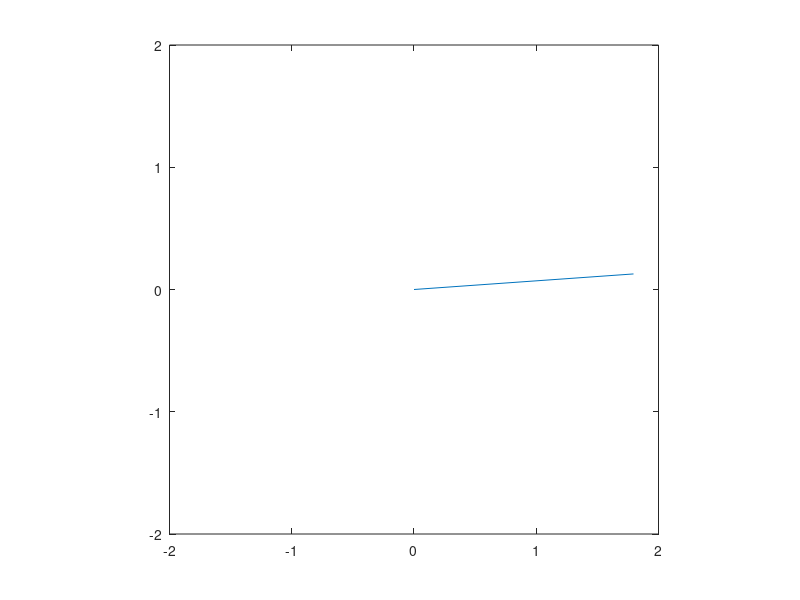
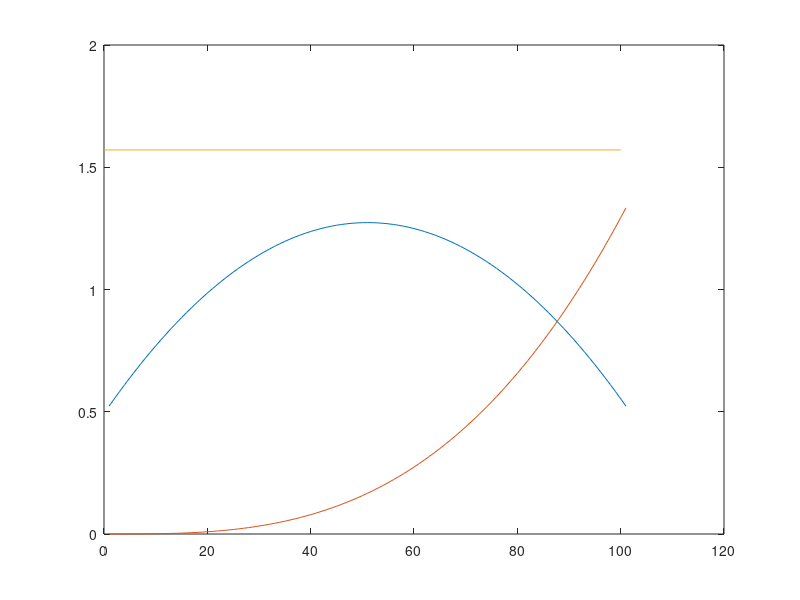
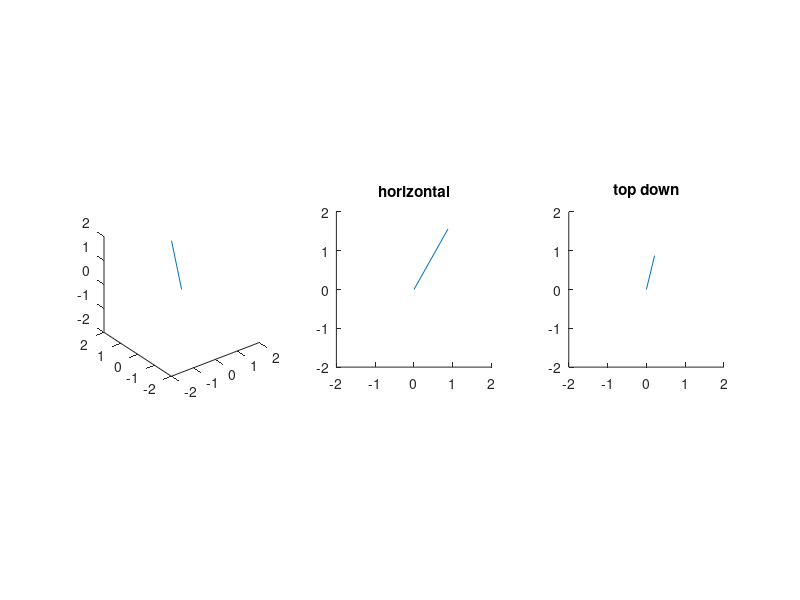

MATLAB code for these plots, in order:
%% 2D
fun_theta_dd = -1;
fun_theta_d = @(t) 5 - t;
fun_theta = @(t) 1 + 1.*t - 0.5.*(t.^2);

t = 0:0.01:1;
l = 1.8;
theta = fun_theta(t');

base = zeros(length(t),2);
head = [ones(length(t),1).*l.*sin(theta),ones(length(t),1).*l.*cos(theta)];

figure;
for i=1:length(t)
    plot([base(i,1),head(i,1)],[base(i,2),head(i,2)],'-')
    
    axis equal
    axis([-2,2,-2,2])
    pause(0.01);
end

%% 3D
fun_theta_dd = -1;
fun_theta_d = @(t) 3 - 6.*t;
fun_theta = @(t) pi./6 + 3.*t - 3*(t.^2);

fun_phi_dd = @(t) 8.*t;
fun_phi_d = @(t) 4.*(t.^2);
fun_phi = @(t) (4./3).*(t.^3);

t = 0:0.01:1;
l = 1.8;

theta = fun_theta(t');
phi = fun_phi(t');

% plot phi & theta to check values against video
figure;
plot(theta)
hold on
plot(phi)
plot([0;100],[pi./2;pi./2])
%pause;
%%
L_1 = l.*cos(theta);
l_1 = l.*sin(theta);
L_2 = l_1.*sin(phi);
L_3 = l_1.*cos(phi);

base = zeros(length(t),3);
head = ones(length(t),3);
head(:,1) = head(:,1).*L_3;
head(:,2) = head(:,2).*L_2;
head(:,3) = head(:,3).*L_1;

% plot motion in three different views
figure;
for i=1:length(t)
    subplot(1,3,1)
    plot3([base(i,1),head(i,1)],[base(i,2),head(i,2)],[base(i,3),head(i,3)],'-')
    axis equal
    axis([-2,2,-2,2,-2,2])
    
    subplot(1,3,2)
    plot3([base(i,1),head(i,1)],[base(i,2),head(i,2)],[base(i,3),head(i,3)],'-')
    axis equal
    axis([-2,2,-2,2,-2,2])
    view(90,0)
    title('horizontal')
    
    subplot(1,3,3)
    plot3([base(i,1),head(i,1)],[base(i,2),head(i,2)],[base(i,3),head(i,3)],'-')
    axis equal
    axis([-2,2,-2,2,-2,2])
    view(0,90)
    title('top down')
    
    pause(0.01);
end